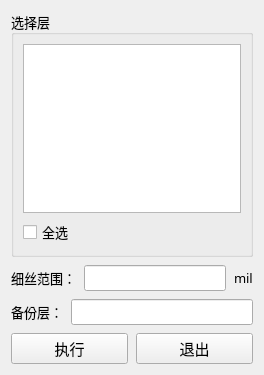
<?xml version="1.0" encoding="UTF-8"?>
<ui version="4.0">
 <class>Form</class>
 <widget class="QWidget" name="Form">
  <property name="geometry">
   <rect>
    <x>0</x>
    <y>0</y>
    <width>264</width>
    <height>375</height>
   </rect>
  </property>
  <property name="font">
   <font>
    <family>微软雅黑</family>
    <pointsize>10</pointsize>
   </font>
  </property>
  <property name="windowTitle">
   <string>panel板边去细丝</string>
  </property>
  <layout class="QVBoxLayout" name="verticalLayout_2" stretch="1,0,0,0">
   <property name="spacing">
    <number>8</number>
   </property>
   <item>
    <widget class="QGroupBox" name="groupBox">
     <property name="title">
      <string>选择层</string>
     </property>
     <layout class="QVBoxLayout" name="verticalLayout">
      <item>
       <widget class="QTableWidget" name="tableWidget"/>
      </item>
      <item>
       <widget class="QCheckBox" name="checkBox">
        <property name="cursor">
         <cursorShape>PointingHandCursor</cursorShape>
        </property>
        <property name="text">
         <string>全选</string>
        </property>
       </widget>
      </item>
     </layout>
    </widget>
   </item>
   <item>
    <layout class="QHBoxLayout" name="horizontalLayout">
     <item>
      <widget class="QLabel" name="label">
       <property name="text">
        <string>细丝范围：</string>
       </property>
      </widget>
     </item>
     <item>
      <widget class="QLineEdit" name="lineEdit_size">
       <property name="font">
        <font>
         <family>微软雅黑</family>
         <pointsize>10</pointsize>
        </font>
       </property>
      </widget>
     </item>
     <item>
      <widget class="QLabel" name="label_2">
       <property name="text">
        <string>mil</string>
       </property>
      </widget>
     </item>
    </layout>
   </item>
   <item>
    <layout class="QHBoxLayout" name="horizontalLayout_2">
     <item>
      <widget class="QLabel" name="label_3">
       <property name="text">
        <string>备份层：</string>
       </property>
      </widget>
     </item>
     <item>
      <widget class="QLineEdit" name="lineEdit_bak_name">
       <property name="font">
        <font>
         <family>微软雅黑</family>
         <pointsize>10</pointsize>
        </font>
       </property>
       <property name="readOnly">
        <bool>true</bool>
       </property>
      </widget>
     </item>
    </layout>
   </item>
   <item>
    <layout class="QHBoxLayout" name="horizontalLayout_3">
     <item>
      <widget class="QPushButton" name="pushButton_exec">
       <property name="minimumSize">
        <size>
         <width>0</width>
         <height>26</height>
        </size>
       </property>
       <property name="font">
        <font>
         <family>微软雅黑</family>
         <pointsize>11</pointsize>
         <weight>50</weight>
         <bold>false</bold>
        </font>
       </property>
       <property name="cursor">
        <cursorShape>PointingHandCursor</cursorShape>
       </property>
       <property name="text">
        <string>执行</string>
       </property>
      </widget>
     </item>
     <item>
      <widget class="QPushButton" name="pushButton_exit">
       <property name="minimumSize">
        <size>
         <width>0</width>
         <height>26</height>
        </size>
       </property>
       <property name="font">
        <font>
         <family>微软雅黑</family>
         <pointsize>11</pointsize>
         <weight>50</weight>
         <bold>false</bold>
        </font>
       </property>
       <property name="cursor">
        <cursorShape>PointingHandCursor</cursorShape>
       </property>
       <property name="text">
        <string>退出</string>
       </property>
      </widget>
     </item>
    </layout>
   </item>
  </layout>
 </widget>
 <resources/>
 <connections/>
</ui>
